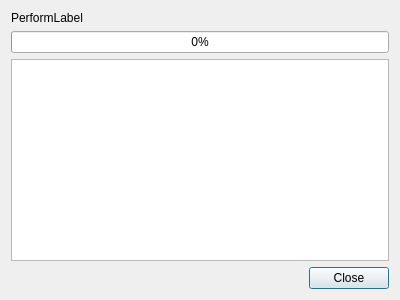
<?xml version="1.0" encoding="UTF-8"?>
<ui version="4.0">
 <class>PrecheckImportDialog</class>
 <widget class="QDialog" name="PrecheckImportDialog">
  <property name="geometry">
   <rect>
    <x>0</x>
    <y>0</y>
    <width>400</width>
    <height>300</height>
   </rect>
  </property>
  <property name="windowTitle">
   <string notr="true">Dialog</string>
  </property>
  <property name="modal">
   <bool>true</bool>
  </property>
  <layout class="QVBoxLayout" name="verticalLayout">
   <item>
    <widget class="QLabel" name="PerformLabel">
     <property name="text">
      <string notr="true">PerformLabel</string>
     </property>
    </widget>
   </item>
   <item>
    <widget class="QProgressBar" name="ProgressBar">
     <property name="value">
      <number>0</number>
     </property>
    </widget>
   </item>
   <item>
    <widget class="QTextEdit" name="MessagesTextEdit">
     <property name="documentTitle">
      <string notr="true"/>
     </property>
     <property name="cursorWidth">
      <number>0</number>
     </property>
     <property name="textInteractionFlags">
      <set>Qt::TextSelectableByKeyboard|Qt::TextSelectableByMouse</set>
     </property>
    </widget>
   </item>
   <item>
    <widget class="QDialogButtonBox" name="ButtonBox">
     <property name="standardButtons">
      <set>QDialogButtonBox::Close</set>
     </property>
    </widget>
   </item>
  </layout>
 </widget>
 <resources/>
 <connections/>
</ui>
